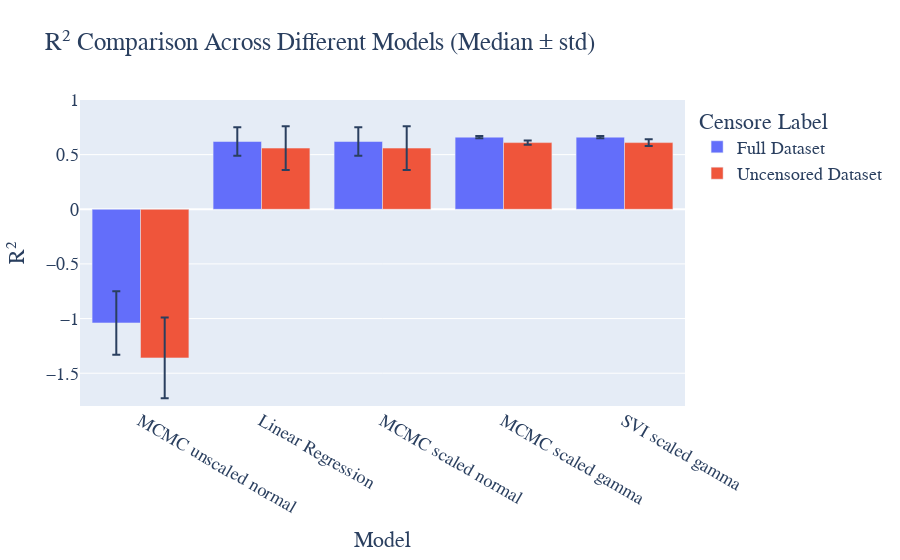

Notebook code cell kept with this figure:
### Code cell
import plotly.graph_objects as go
models = censored_grouped_df['model']

fig = go.Figure(data=[
    go.Bar(name='Full Dataset', 
           x=censored_grouped_df['model'], 
           y=np.round(censored_grouped_df['value']['median'], 2), 
           error_y={"array":np.round(censored_grouped_df['value']['std'], 2)}),
    go.Bar(name='Uncensored Dataset', 
           x=uncensored_grouped_df['model'], 
           y=round(uncensored_grouped_df['value']['median'], 2), 
           error_y={"array":np.round(uncensored_grouped_df['value']['std'],2)})
])
# Change the bar mode
fig.update_layout(barmode='group', 
                  title_text="R² Comparison Across Different Models (Median ± std)",
                  xaxis_title="Model",
                  yaxis_title="R²",
                  legend_title="Censore Label",
                  font=dict(
                      family="Courier New, monospace",
                      size=18)
                 )
fig.update_yaxes(range=(-1.8, 1.0))
fig.write_html('images/r_squared.html')
fig.show()

### Figure 1 — Plotly figure (JSON) as saved in the notebook; plotly's stock layout.template omitted (floating-point values rounded to 4 significant figures)
{"data": [{"error_y": {"array": [0.29, 0.13, 0.13, 0.01, 0.01]}, "name": "Full Dataset", "type": "bar", "x": ["MCMC unscaled normal", "Linear Regression", "MCMC scaled normal", "MCMC scaled gamma", "SVI scaled gamma"], "y": [-1.04, 0.62, 0.62, 0.66, 0.66]}, {"error_y": {"array": [0.2, 0.02, 0.2, 0.37, 0.03]}, "name": "Uncensored Dataset", "type": "bar", "x": ["Linear Regression", "MCMC scaled gamma", "MCMC scaled normal", "MCMC unscaled normal", "SVI scaled gamma"], "y": [0.56, 0.61, 0.56, -1.36, 0.61]}], "layout": {"barmode": "group", "font": {"family": "Courier New, monospace", "size": 18}, "legend": {"title": {"text": "Censore Label"}}, "title": {"text": "R² Comparison Across Different Models (Median ± std)"}, "xaxis": {"title": {"text": "Model"}}, "yaxis": {"range": [-1.8, 1], "title": {"text": "R²"}}}}
